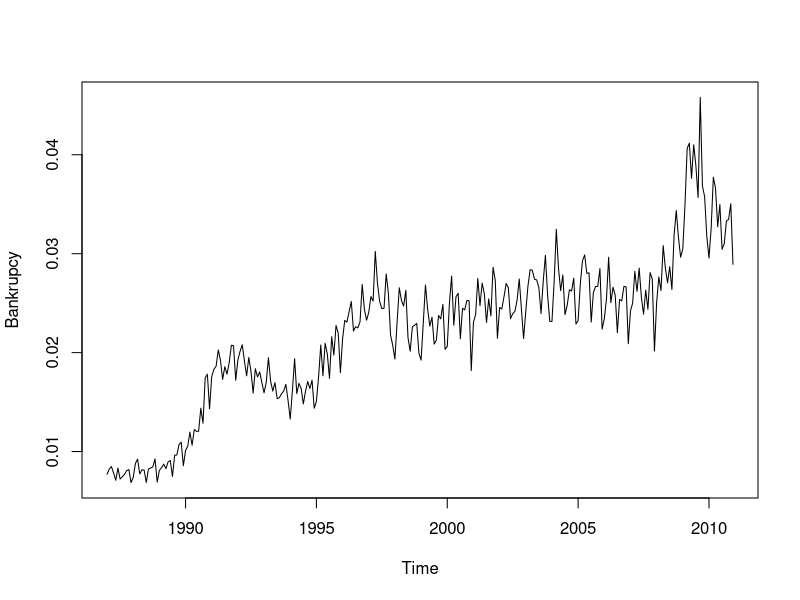
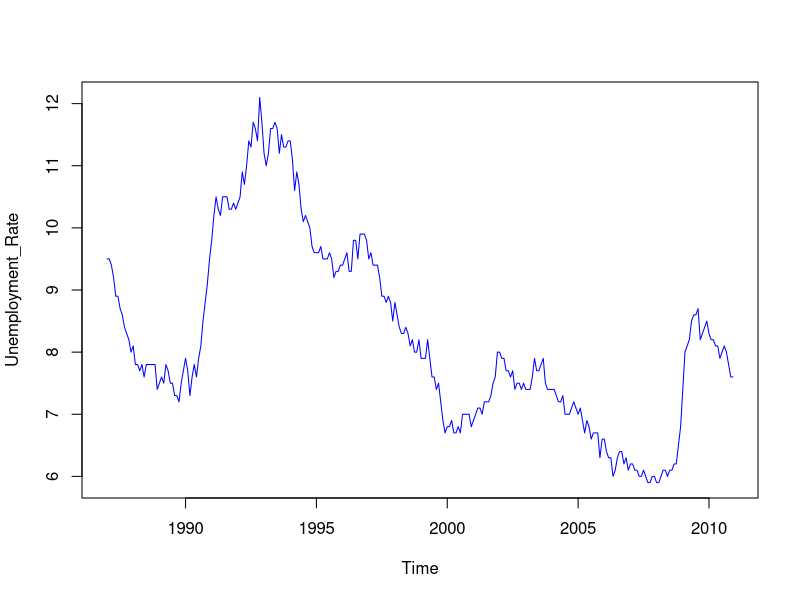
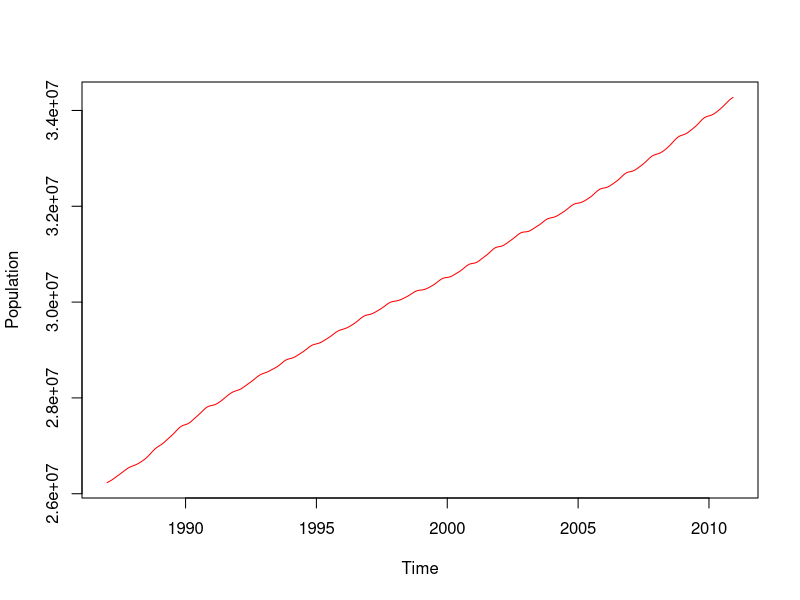
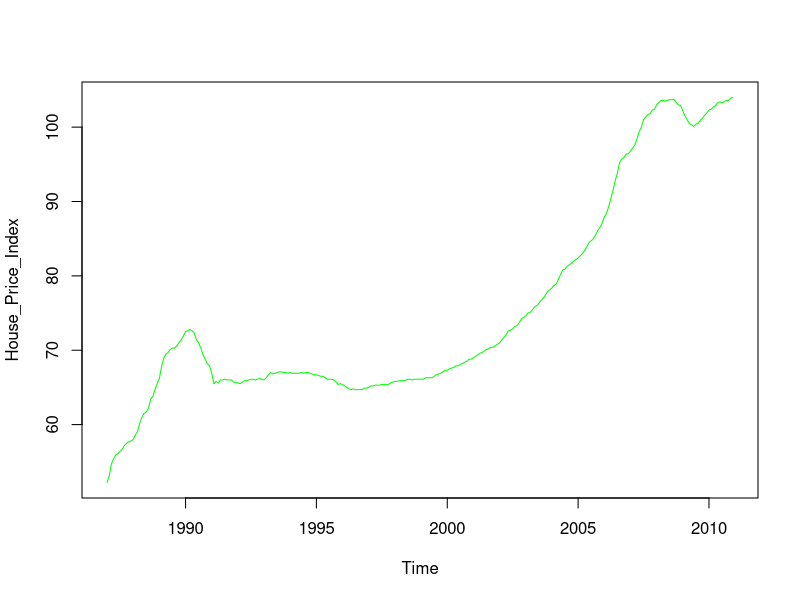

These figures' R source, in order:
# Read training data
train <- read.csv("train.csv", header = T)
Bankrupcy <- ts(train$Bankruptcy_Rate, start = c(1987, 1), frequency = 12)
Unemployment_Rate <- ts(train$Unemployment_Rate, start = c(1987, 1), frequency = 12)
Population <- ts(train$Population, start = c(1987, 1), frequency = 12)
House_Price_Index <- ts(train$House_Price_Index, start = c(1987, 1), frequency = 12)

# Correlation Analysis
t <- seq(1987, 2011, length=289)[1:288]
cor_data <- data.frame(t, Bankrupcy, Unemployment_Rate, Population, House_Price_Index)
cor(cor_data)

par(mfrow=c(1,1))
plot(Bankrupcy)
plot(Unemployment_Rate, type = "l", col = "blue")
plot(Population, type = "l", col = "red")
plot(House_Price_Index, type = "l", col = "green")

# Split into training and validation sets
trainb <- train[1:228, ]
validb <- train[229:288, ]
train_bank <- ts(trainb$Bankruptcy_Rate, start = c(1987, 1), end = c(2005, 12), frequency = 12)
train_pop <- ts(trainb$Population, start = c(1987, 1), end = c(2005, 12), frequency = 12)
train_unemp <- ts(trainb$Unemployment_Rate, start = c(1987, 1), end = c(2005, 12), frequency = 12)
train_hpi <- ts(trainb$House_Price_Index, start = c(1987, 1), end = c(2005, 12), frequency = 12)

valid_bank <- ts(validb$Bankruptcy_Rate, start = c(2006, 1), end = c(2010, 12), frequency = 12)
valid_pop <- ts(validb$Population, start = c(2006, 1), end = c(2010, 12), frequency = 12)
valid_unemp <- ts(validb$Unemployment_Rate, start = c(2006, 1), end = c(2010, 12), frequency = 12)
valid_hpi <- ts(validb$House_Price_Index, start = c(2006, 1), end = c(2010, 12), frequency = 12)


